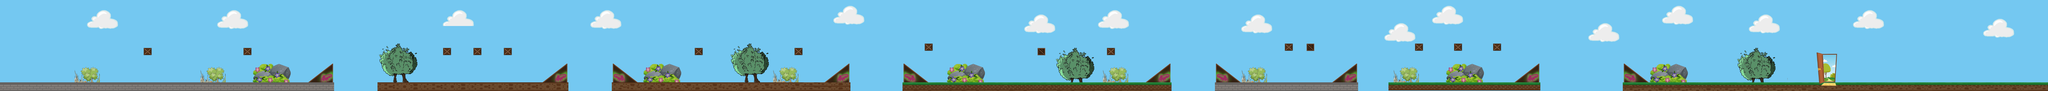

A level layout from a 2D game, rendered from its tile map. Below: a short description, then the map file with tile-grid data replaced by summaries:
An orthogonal 472x21 tile map with 16x16 px tiles, 2 tile layers (background, graphics), 2 tilesets and 50 objects.

<map version="1.9" tiledversion="1.9.2" orientation="orthogonal" renderorder="right-down" width="472" height="21" tilewidth="16" tileheight="16" infinite="0" nextlayerid="19" nextobjectid="167">
 <tileset firstgid="1" name="newtileset2" tilewidth="16" tileheight="16" tilecount="1911" columns="49">
  <image source="newtileset2.png" width="784" height="628" />
 </tileset>
 <tileset firstgid="1912" name="tileset3" tilewidth="16" tileheight="16" tilecount="1911" columns="49">
  <image source="tileset3.png" width="784" height="628" />
 </tileset>
 <layer id="7" name="background" width="472" height="21">
  <data>[9912 cells, 9912 non-empty, 33 distinct tile ids]</data>
 </layer>
 <layer id="1" name="graphics" width="472" height="21">
  <properties>
   <property name="ant" value="" />
  </properties>
  <data>[9912 cells, 2975 non-empty, 404 distinct tile ids]</data>
 </layer>
 <objectgroup id="8" name="ground">
  <object id="2" x="5984" y="304" width="688" height="32" />
  <object id="3" x="5120" y="304" width="560" height="32" />
  <object id="4" x="4480" y="304" width="528" height="32" />
  <object id="6" x="3328" y="304" width="992" height="32" />
  <object id="7" x="2256" y="304" width="880" height="32" />
  <object id="8" x="1392" y="304" width="704" height="32" />
  <object id="9" x="0" y="304" width="1232" height="32" />
  <object id="110" x="6672" y="304" width="880" height="32" />
 </objectgroup>
 <objectgroup id="9" name="ramps">
  <object id="10" x="1229" y="304">
   <polygon points="0,0 -1,-72 -93,-1" />
  </object>
  <object id="11" x="2091" y="304">
   <polygon points="0,0 1,-72 -91,-1" />
  </object>
  <object id="12" x="3132" y="303">
   <polygon points="0,0 0,-69 -92,0" />
  </object>
  <object id="13" x="4316" y="304">
   <polygon points="0,0 -1,-71 -92,-1" />
  </object>
  <object id="14" x="5004" y="303">
   <polygon points="0,0 0,-68 -91,0" />
  </object>
  <object id="15" x="5676" y="303">
   <polygon points="0,0 0,-71 -93,1" />
  </object>
  <object id="55" x="6075" y="302">
   <polygon points="0,0 -86,-66 -86,0" />
  </object>
  <object id="56" x="4571" y="302">
   <polygon points="0,0 -86,-66 -86,0" />
  </object>
  <object id="57" x="3423" y="303">
   <polygon points="0,0 -91,-68 -91,-2" />
  </object>
  <object id="58" x="2349" y="303">
   <polygon points="0,0 -88,-68 -88,0" />
  </object>
 </objectgroup>
 <objectgroup id="11" name="nextletterbox">
  <properties>
   <property name="ant" value="" />
  </properties>
  <object id="37" x="5507" y="161" width="28" height="26">
   <properties>
    <property name="ant" value="" />
   </properties>
  </object>
  <object id="90" x="3827" y="179" width="27" height="24">
   <properties>
    <property name="ant" value="" />
   </properties>
  </object>
  <object id="93" x="1859" y="178" width="27" height="24">
   <properties>
    <property name="ant" value="" />
   </properties>
  </object>
  <object id="95" x="2932" y="178" width="25" height="24">
   <properties>
    <property name="ant" value="" />
   </properties>
  </object>
  <object id="154" x="899" y="178" width="27" height="25">
   <properties>
    <property name="ant" value="" />
   </properties>
  </object>
  <object id="155" x="4819" y="162" width="27" height="26">
   <properties>
    <property name="ant" value="" />
   </properties>
  </object>
 </objectgroup>
 <objectgroup id="10" name="powerupbox">
  <object id="76" x="531" y="177" width="28" height="25">
   <properties>
    <property name="powerup" value="" />
   </properties>
  </object>
  <object id="78" x="1635" y="177" width="26" height="25">
   <properties>
    <property name="powerup" value="" />
   </properties>
  </object>
  <object id="79" x="2564" y="177" width="26" height="26">
   <properties>
    <property name="powerup" value="" />
   </properties>
  </object>
  <object id="91" x="3411" y="161" width="26" height="25">
   <properties>
    <property name="powerup" value="" />
   </properties>
  </object>
  <object id="105" x="1748" y="177" width="26" height="25">
   <properties>
    <property name="powerup" value="" />
   </properties>
  </object>
  <object id="106" x="4084" y="176" width="25" height="26">
   <properties>
    <property name="powerup" value="" />
   </properties>
  </object>
  <object id="107" x="4740" y="163" width="24" height="22">
   <properties>
    <property name="powerup" value="" />
   </properties>
  </object>
  <object id="108" x="5365" y="161" width="26" height="26">
   <properties>
    <property name="powerup" value="" />
   </properties>
  </object>
  <object id="109" x="5219" y="163" width="27" height="24">
   <properties>
    <property name="powerup" value="" />
   </properties>
  </object>
 </objectgroup>
 <objectgroup id="12" name="numbers">
  <object id="63" x="3792" y="288" width="16" height="16" />
  <object id="65" x="1088" y="288" width="16" height="16" />
  <object id="97" x="2992" y="288" width="16" height="16" />
  <object id="98" x="4192" y="288" width="16" height="16" />
  <object id="157" x="4592" y="288" width="16" height="16" />
 </objectgroup>
 <objectgroup id="15" name="planks">
  <object id="117" x="7312" y="250" width="14" height="54" />
  <object id="118" x="7360" y="250" width="14" height="54" />
  <object id="119" x="7300" y="234" width="82" height="16">
   <properties>
    <property name="rotated" value="" />
   </properties>
  </object>
  <object id="121" x="7312" y="180" width="14" height="53" />
  <object id="123" x="7360" y="180" width="14" height="54" />
  <object id="124" x="7300" y="164" width="81" height="16">
   <properties>
    <property name="rotated" value="" />
   </properties>
  </object>
  <object id="126" x="7312" y="109" width="14" height="55" />
  <object id="127" x="7360" y="109" width="14" height="55" />
  <object id="129" x="7301" y="93" width="82" height="16">
   <properties>
    <property name="rotated" value="" />
   </properties>
  </object>
 </objectgroup>
 <objectgroup id="16" name="catapult">
  <object id="146" x="6893" y="255">
   <properties>
    <property name="catapultarm" value="" />
   </properties>
   <polygon points="0,0 -78,-1 -70.4819,15" />
  </object>
  <object id="148" x="6893" y="252">
   <properties>
    <property name="catapultbase" value="" />
   </properties>
   <polygon points="0,0 -44,50 36,50" />
  </object>
 </objectgroup>
 <objectgroup id="18" name="door">
  <object id="166" x="6724" y="207" width="8" height="96" />
 </objectgroup>
</map>